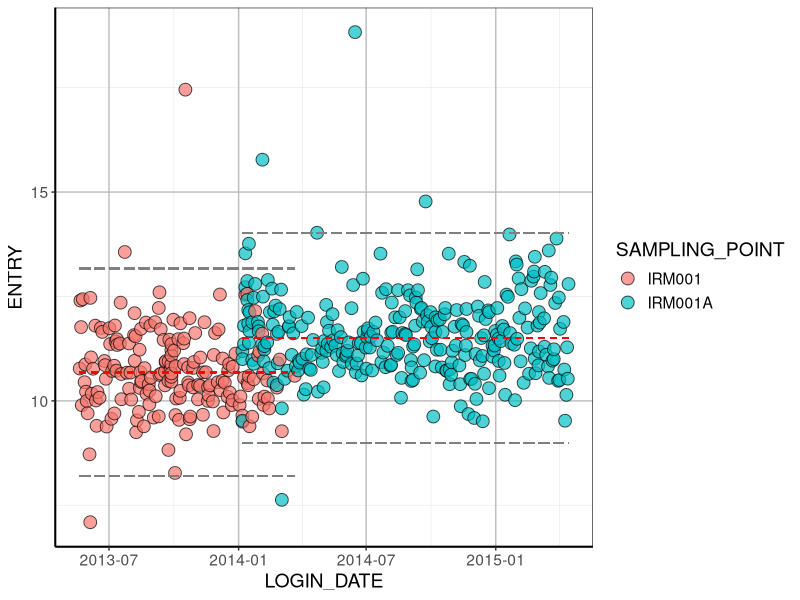

Write R code to recreate this figure.
#### Clean Up environment -----------------------------
rm(list=ls())

#### Packages -----------------------------
library(readxl)
library(tidyverse)
library(lubridate)
library(here)

#### Functions -----------------------------

outliers <- function (x, b = FALSE) {
        xx <- sapply(x, as.numeric)
        
        #xx <- sort(xx)
        
        remove_outliers <- function(x, na.rm = TRUE, ...) {
                qnt <- quantile(x, probs=c(.25, .75), na.rm = na.rm, ...)
                H <- 1.5 * IQR(x, na.rm = na.rm)
                y <- x
                y[x < (qnt[1] - H)] <- NA
                y[x > (qnt[2] + H)] <- NA
                y
        }
        
        yy <- remove_outliers(xx)
        ww <- remove_outliers(yy)
        zz <- remove_outliers(ww)
        
        diff.out <- data.frame(xx, yy, ww, zz)
        
        if(b == TRUE){
                boxplot(diff.out)
        }
        
        return(zz)
}
#### Data Input -----------------------------
here()

data <- read_excel("data/VITD_SRM.xlsx", 
                   col_types = c("numeric", "date", "text", 
                                 "text", "text", "text", "text", "numeric"))

colnames(data)[1] <- "Sample"
#data$LOGIN_DATE <- dmy_hm(data$LOGIN_DATE)

data2 <- data %>%
        group_by(SAMPLING_POINT)%>%
        mutate(ENTRY = outliers(ENTRY))%>%
        na.omit()%>%
        summarise(Mean = mean(ENTRY), 
                              UWL = Mean+2*sd(ENTRY),
                              UCL = Mean+3*sd(ENTRY),
                              LWL = Mean-2*sd(ENTRY),
                              LCL = Mean-3*sd(ENTRY),
                                SD = sd(ENTRY))
data2

n <- unique(data$SAMPLING_POINT)

data3 <- data %>%
        group_by(SAMPLING_POINT)%>%
        arrange(LOGIN_DATE)%>%
        mutate(count=row_number(),
               first_SRM = count==1)%>%
        filter(first_SRM==TRUE)
       
data3

data4 <- data %>%
        group_by(SAMPLING_POINT)%>%
        arrange(desc(LOGIN_DATE))%>%
        mutate(count=row_number(),
               last_SRM = count==1)%>%
        filter(last_SRM==TRUE)

data4

plot <- ggplot(data, aes(x=LOGIN_DATE, y=ENTRY, fill = SAMPLING_POINT)) +
        geom_point(size=4, shape = 21, alpha=0.7) +
        geom_segment(aes(x = data3$LOGIN_DATE[1],xend = data4$LOGIN_DATE[2], y = data2$Mean[1], yend = data2$Mean[1]), colour = "red", lty=2, lwd=0.5) +
        geom_segment(aes(x = data3$LOGIN_DATE[2],xend = data4$LOGIN_DATE[1], y = data2$Mean[2], yend = data2$Mean[2]), colour = "red", lty=2, lwd=0.5) +
        geom_segment(aes(x = data3$LOGIN_DATE[1],xend = data4$LOGIN_DATE[2], y = data2$UCL[1], yend = data2$UCL[1]), colour = "grey50", lty=5, lwd=0.5) +
        geom_segment(aes(x = data3$LOGIN_DATE[2],xend = data4$LOGIN_DATE[1], y = data2$UCL[2], yend = data2$UCL[2]), colour = "grey50", lty=5, lwd=0.5) +
        geom_segment(aes(x = data3$LOGIN_DATE[1],xend = data4$LOGIN_DATE[2], y = data2$LCL[1], yend = data2$LCL[1]), colour = "grey50", lty=5, lwd=0.5) +
        geom_segment(aes(x = data3$LOGIN_DATE[2],xend = data4$LOGIN_DATE[1], y = data2$LCL[2], yend = data2$LCL[2]), colour = "grey50", lty=5, lwd=0.5) +
        scale_color_brewer(palette="Set1") +
        theme_bw() +
       theme(panel.grid.major = element_line(size = 0.5, color = "grey"), 
       axis.line = element_line(size = 0.7, color = "black"), 
       text = element_text(size = 14))

        
plot